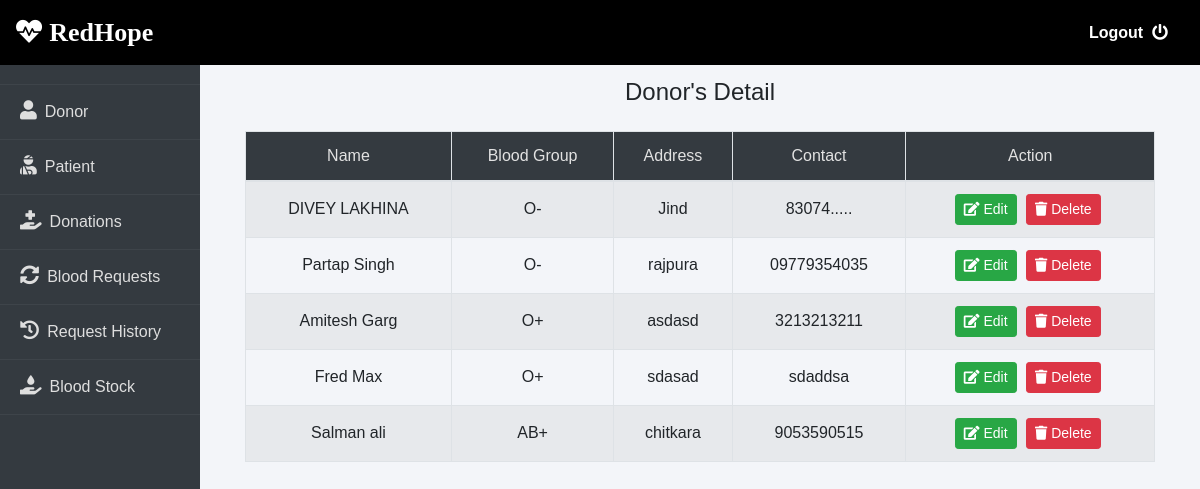
Screenshot of /admin-donor (signed in) with the database file from the repository.
### donor/models.py (models this page shows, shortened)
class Donor(models.Model):
    user=models.OneToOneField(User,on_delete=models.CASCADE)
    profile_pic= models.ImageField(upload_to='profile_pic/Donor/',null=True,blank=True)
    bloodgroup=models.CharField(max_length=10)
    address = models.CharField(max_length=40)
    mobile = models.CharField(max_length=20,null=False)
    @property
    def get_name(self):
        return self.user.first_name+" "+self.user.last_name

### blood/views.py (the view)
# urls.py: path('admin-donor', views.admin_donor_view,name='admin-donor'),
@login_required(login_url='adminlogin')
def admin_donor_view(request):
    donors=dmodels.Donor.objects.all()
    return render(request,'blood/admin_donor.html',{'donors':donors})

### templates/blood/admin_donor.html (shortened to what this page needs)
{% extends 'blood/adminbase.html' %}
{% block content %}
{% load widget_tweaks %}
{% load static %}
<div class="container my-5">
  <h4 class="text-center mb-4">Donor's Detail</h4>
  <div class="table-responsive">
    <table class="table table-striped table-hover table-bordered align-middle">
      <thead>
        <tr class="text-center">
          <th>Name</th>
          <th>Blood Group</th>
          <th>Address</th>
          <th>Contact</th>
          <th>Action</th>
        </tr>
      </thead>
      <tbody>
        {% for t in donors %}
        <tr class="text-center">
          <td>{{ t.get_name }}</td>
          <td>{{ t.bloodgroup }}</td>
          <td>{{ t.address }}</td>
          <td>{{ t.mobile }}</td>
          <td class="btn-action">
            <a href="{% url 'update-donor' t.id %}" class="btn btn-success btn-sm">
              <i class="fa fa-edit"></i> Edit
            </a>
            <a href="{% url 'delete-donor' t.id %}" class="btn btn-danger btn-sm">
              <i class="fa fa-trash"></i> Delete
            </a>
          </td>
        </tr>
        {% endfor %}
      </tbody>
    </table>
  </div>
</div>
{% endblock content %}

### templates/blood/adminbase.html (style rules this page uses)
body { background-color: #f3f5f9; margin: 0; font-family: 'Josefin Sans', sans-serif; }

### templates/blood/admin_donor.html (style rules this page uses)
.table th { color: #e2e2e2; font-weight: 500; }
.btn-action a { color: white; text-decoration: none; }
.btn-action .btn { margin-right: 5px; }
.table thead { background-color: #343a40; }
.table td, .table th { vertical-align: middle; }

### rows the page displays
Donor: get_name "DIVEY LAKHINA", bloodgroup "O-", address "Jind", mobile "83074....."
Donor: get_name "Partap Singh", bloodgroup "O-", address "rajpura", mobile "09779354035"
Donor: get_name "Amitesh Garg", bloodgroup "O+", address "asdasd", mobile "3213213211"
Donor: get_name "Fred Max", bloodgroup "O+", address "sdasad", mobile "sdaddsa"
Donor: get_name "Salman ali", bloodgroup "AB+", address "chitkara", mobile "9053590515"
